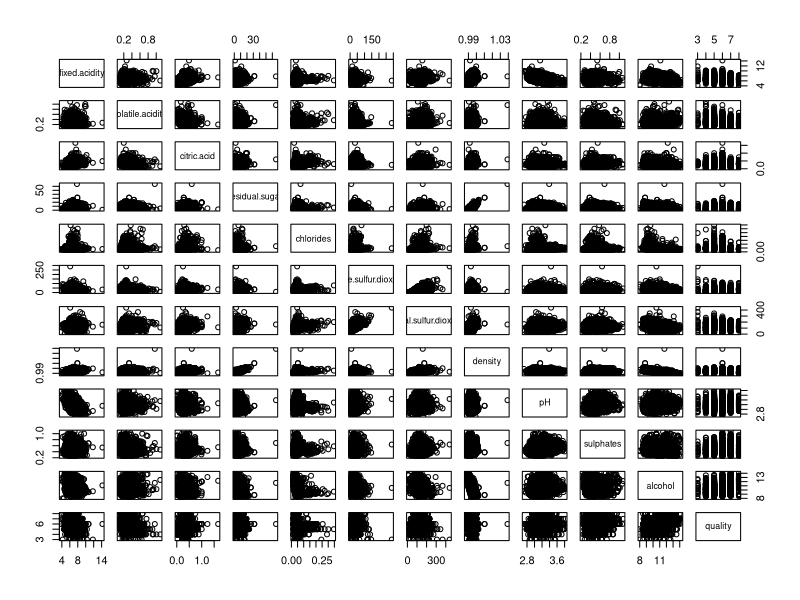
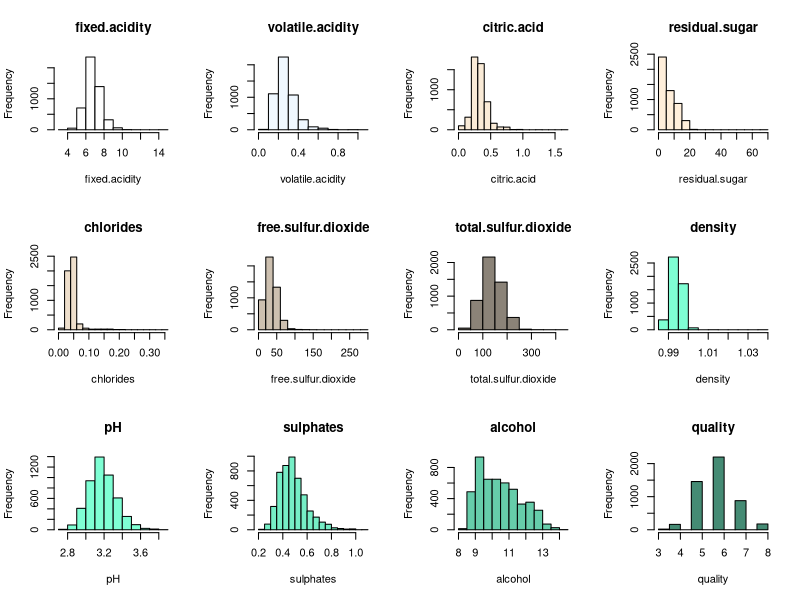

These figures' R source, in order:
## directory
setwd("C:/Users/Admin/Desktop/MISCELLANEOUS R/ml projects/regression/wine analysis")

# data
wine<-read.csv("wine quality.csv", as.is=T)
View(wine)
str(wine)
dim(wine)

summary(wine)

# the correlation matrix
cor(wine)
pairs(wine) # dont run its so heavy

# plotting the histograms, to see how data is spread
par(mfrow=c(3,4))
for (i in 1:12)
{
  hist(wine[1:nrow(wine), i], 
       main=colnames(wine[i]), 
       xlab=colnames(wine[i]), 
       col=colors()[i])
}

# the linear model
wine_model<-lm(quality~., data=wine)

summary(wine_model)

norm<-function(x)
{
  return((x-mean(x))/sd(x))
}

## trying to see if normalizing helps linear regression
nwine<-wine
nwine<-as.data.frame(scale(nwine[1:11]))
nwine<-cbind(nwine, wine[12])
nwine_model<-lm(quality~., data=nwine)
